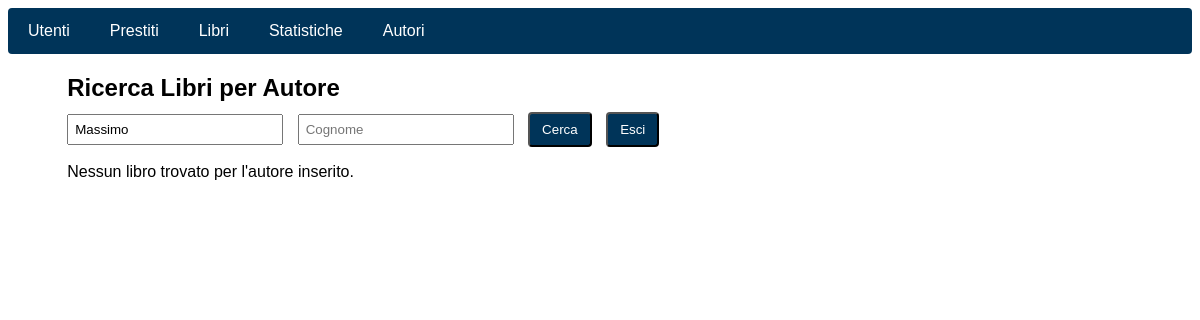
Page /libri/auth_search.php?nome=Massimo on the earlier database version.
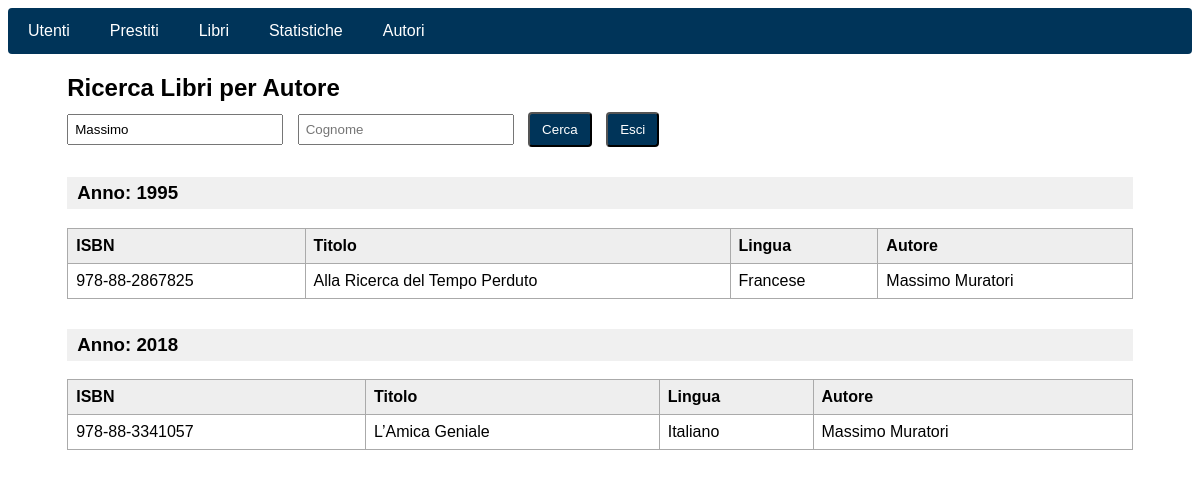
Same page on the later database version.
### tables this page shows
CREATE TABLE Libro (
    ISBN VARCHAR(20) PRIMARY KEY,
    titolo VARCHAR(255) NOT NULL,
    anno_pubblicazione INT,
    lingua VARCHAR(50)
);

### libri/auth_search.php (the view, shortened to what this page needs)
<?php
require_once("../connect.php");
$nome = $_GET["nome"] ?? "";
$cognome = $_GET["cognome"] ?? "";
$libri_per_anno = [];
if ($nome !== "" || $cognome !== "") {
    $nome_sql = mysqli_real_escape_string($connection, $nome);
    $cognome_sql = mysqli_real_escape_string($connection, $cognome);
    $query = "
        SELECT
            L.ISBN,
            L.titolo,
            L.anno_pubblicazione,
            L.lingua,
            CONCAT(A.nome, ' ', A.cognome) AS autore
        FROM
            Libro L
        JOIN
            AutoreLibro AL ON L.ISBN = AL.ISBN
        JOIN
            Autore A ON AL.id_autore = A.id_autore
        WHERE
            A.nome LIKE '%$nome_sql%' AND
            A.cognome LIKE '%$cognome_sql%'
        ORDER BY
            L.anno_pubblicazione, L.titolo
    ";
    $result = mysqli_query($connection, $query);
    while ($row = mysqli_fetch_assoc($result)) {
        $anno = $row["anno_pubblicazione"] ?? "Sconosciuto";
        $libri_per_anno[$anno][] = $row;
    }
}
?>
<!DOCTYPE html>
<html lang="it">
<head>
</head>
<body>
    <?php include("../navbar.php"); ?>
    <div class="container">
        <h2>Ricerca Libri per Autore</h2>
        <form method="get" class="search-form">
            <input type="text" name="nome" placeholder="Nome" value="<?= htmlspecialchars($nome) ?>">
            <input type="text" name="cognome" placeholder="Cognome" value="<?= htmlspecialchars($cognome) ?>">
            <button type="submit" class="btn">Cerca</button>
            <button type="button" class="btn" onclick="window.location.href='get.php'">Esci</button>
        </form>
        <?php if ($nome !== "" || $cognome !== ""): ?>
            <?php if (!empty($libri_per_anno)): ?>
                <?php foreach ($libri_per_anno as $anno => $libri): ?>
                    <h3>Anno: <?= htmlspecialchars($anno) ?></h3>
                    <table>
                        <thead>
                            <tr>
                                <th>ISBN</th>
                                <th>Titolo</th>
                                <th>Lingua</th>
                                <th>Autore</th>
                            </tr>
                        </thead>
                        <tbody>
                            <?php foreach ($libri as $libro): ?>
                                <tr>
                                    <td><?= htmlspecialchars($libro['ISBN']) ?></td>
                                    <td><?= htmlspecialchars($libro['titolo']) ?></td>
                                    <td><?= htmlspecialchars($libro['lingua']) ?></td>
                                    <td><?= htmlspecialchars($libro['autore']) ?></td>
                                </tr>
                            <?php endforeach; ?>
                        </tbody>
                    </table>
                <?php endforeach; ?>
            <?php else: ?>
                <p>Nessun libro trovato per l'autore inserito.</p>
            <?php endif; ?>
        <?php endif; ?>
    </div>
</body>
</html>

Differences in the rows shown:
added libro: ISBN "978-88-2867825", titolo "Alla Ricerca del Tempo Perduto", lingua "Francese", autore "Massimo Muratori", shown under "1995"
added libro: ISBN "978-88-3341057", titolo "L’Amica Geniale", lingua "Italiano", autore "Massimo Muratori", shown under "2018"
Other differences:
new list line: "Anno: 1995 ISBN Titolo Lingua Autore"
new list line: "Anno: 2018 ISBN Titolo Lingua Autore"
text no longer shown: "Nessun libro trovato per l'autore inserito."
